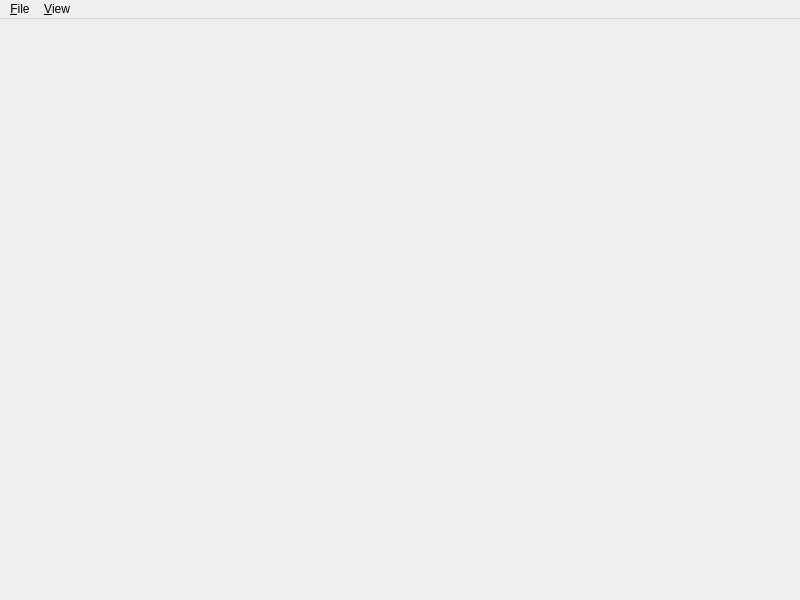
<?xml version="1.0" encoding="UTF-8"?>
<ui version="4.0">
 <class>MainWindow</class>
 <widget class="QMainWindow" name="MainWindow">
  <property name="geometry">
   <rect>
    <x>0</x>
    <y>0</y>
    <width>800</width>
    <height>600</height>
   </rect>
  </property>
  <property name="windowTitle">
   <string>MainWindow</string>
  </property>
  <widget class="QWidget" name="centralwidget">
   <layout class="QVBoxLayout" name="verticalLayout">
    <item>
     <widget class="QFrame" name="centralframe">
      <property name="sizePolicy">
       <sizepolicy hsizetype="Preferred" vsizetype="MinimumExpanding">
        <horstretch>0</horstretch>
        <verstretch>0</verstretch>
       </sizepolicy>
      </property>
      <property name="frameShape">
       <enum>QFrame::NoFrame</enum>
      </property>
      <property name="frameShadow">
       <enum>QFrame::Raised</enum>
      </property>
     </widget>
    </item>
   </layout>
  </widget>
  <widget class="QMenuBar" name="menubar">
   <property name="geometry">
    <rect>
     <x>0</x>
     <y>0</y>
     <width>800</width>
     <height>25</height>
    </rect>
   </property>
   <widget class="QMenu" name="menuFile">
    <property name="title">
     <string>&amp;File</string>
    </property>
    <addaction name="actionExit"/>
   </widget>
   <widget class="QMenu" name="menu_View">
    <property name="title">
     <string>&amp;View</string>
    </property>
    <widget class="QMenu" name="menu_Layout">
     <property name="title">
      <string>&amp;Layout</string>
     </property>
     <addaction name="actionLayoutSingleView"/>
     <addaction name="actionLayoutDualView"/>
     <addaction name="actionLayoutDualViewVertical"/>
     <addaction name="actionLayoutOneLargeTwoSmallViews"/>
     <addaction name="actionLayoutOneLargeThreeSmallViews"/>
     <addaction name="actionLayoutQuadView"/>
    </widget>
    <widget class="QMenu" name="menuCurrent_Camera">
     <property name="title">
      <string>Current &amp;Camera</string>
     </property>
     <addaction name="actionCameraNorthUp"/>
     <addaction name="actionCameraTopView"/>
     <addaction name="actionUprightCamera"/>
     <addaction name="actionRememberCurrentCamera"/>
     <addaction name="actionRestoreRememberedCamera"/>
     <addaction name="actionSaveCameraToFile"/>
     <addaction name="actionRestoreCameraFromFile"/>
    </widget>
    <addaction name="actionFullScreen"/>
    <addaction name="actionWaypoints"/>
    <addaction name="actionSceneManagement"/>
    <addaction name="separator"/>
    <addaction name="menuCurrent_Camera"/>
    <addaction name="menu_Layout"/>
   </widget>
   <addaction name="menuFile"/>
   <addaction name="menu_View"/>
  </widget>
  <action name="actionExit">
   <property name="text">
    <string>E&amp;xit</string>
   </property>
   <property name="shortcut">
    <string>Ctrl+X</string>
   </property>
  </action>
  <action name="actionCameraTopView">
   <property name="text">
    <string>&amp;Top View</string>
   </property>
   <property name="shortcut">
    <string>Alt+T</string>
   </property>
  </action>
  <action name="actionCameraNorthUp">
   <property name="text">
    <string>&amp;North Up</string>
   </property>
   <property name="shortcut">
    <string>Alt+N</string>
   </property>
  </action>
  <action name="actionLayoutSingleView">
   <property name="text">
    <string>&amp;1 Single View</string>
   </property>
   <property name="shortcut">
    <string>Alt+1</string>
   </property>
  </action>
  <action name="actionLayoutDualView">
   <property name="text">
    <string>&amp;2 Dual View</string>
   </property>
   <property name="shortcut">
    <string>Alt+2</string>
   </property>
  </action>
  <action name="actionLayoutOneLargeTwoSmallViews">
   <property name="text">
    <string>&amp;4 One Large, Two Small Views</string>
   </property>
   <property name="shortcut">
    <string>Alt+4</string>
   </property>
  </action>
  <action name="actionLayoutQuadView">
   <property name="text">
    <string>&amp;6 Quad View</string>
   </property>
   <property name="shortcut">
    <string>Alt+6</string>
   </property>
  </action>
  <action name="actionLayoutOneLargeThreeSmallViews">
   <property name="text">
    <string>&amp;5 One Large, Three Small Views</string>
   </property>
   <property name="shortcut">
    <string>Alt+5</string>
   </property>
  </action>
  <action name="actionSceneManagement">
   <property name="text">
    <string>Scene Management</string>
   </property>
   <property name="shortcut">
    <string>F4</string>
   </property>
  </action>
  <action name="actionLayoutDualViewVertical">
   <property name="text">
    <string>&amp;3 Dual View, Vertical</string>
   </property>
   <property name="shortcut">
    <string>Alt+3</string>
   </property>
  </action>
  <action name="actionWaypoints">
   <property name="checkable">
    <bool>true</bool>
   </property>
   <property name="text">
    <string>&amp;Waypoints</string>
   </property>
   <property name="shortcut">
    <string>F2</string>
   </property>
  </action>
  <action name="actionRememberCurrentCamera">
   <property name="text">
    <string>&amp;Remember Current Camera</string>
   </property>
  </action>
  <action name="actionRestoreRememberedCamera">
   <property name="text">
    <string>Restore Remembered &amp;Camera</string>
   </property>
  </action>
  <action name="actionSaveCameraToFile">
   <property name="text">
    <string>&amp;Save Camera To File</string>
   </property>
  </action>
  <action name="actionRestoreCameraFromFile">
   <property name="text">
    <string>Restore Camera From &amp;File</string>
   </property>
  </action>
  <action name="actionFullScreen">
   <property name="checkable">
    <bool>true</bool>
   </property>
   <property name="text">
    <string>&amp;Full Screen</string>
   </property>
   <property name="shortcut">
    <string>F11</string>
   </property>
  </action>
  <action name="actionUprightCamera">
   <property name="text">
    <string>&amp;Upright Camera</string>
   </property>
   <property name="shortcut">
    <string>Alt+U</string>
   </property>
  </action>
 </widget>
 <resources/>
 <connections>
  <connection>
   <sender>actionExit</sender>
   <signal>activated()</signal>
   <receiver>MainWindow</receiver>
   <slot>close()</slot>
   <hints>
    <hint type="sourcelabel">
     <x>-1</x>
     <y>-1</y>
    </hint>
    <hint type="destinationlabel">
     <x>399</x>
     <y>299</y>
    </hint>
   </hints>
  </connection>
 </connections>
</ui>
